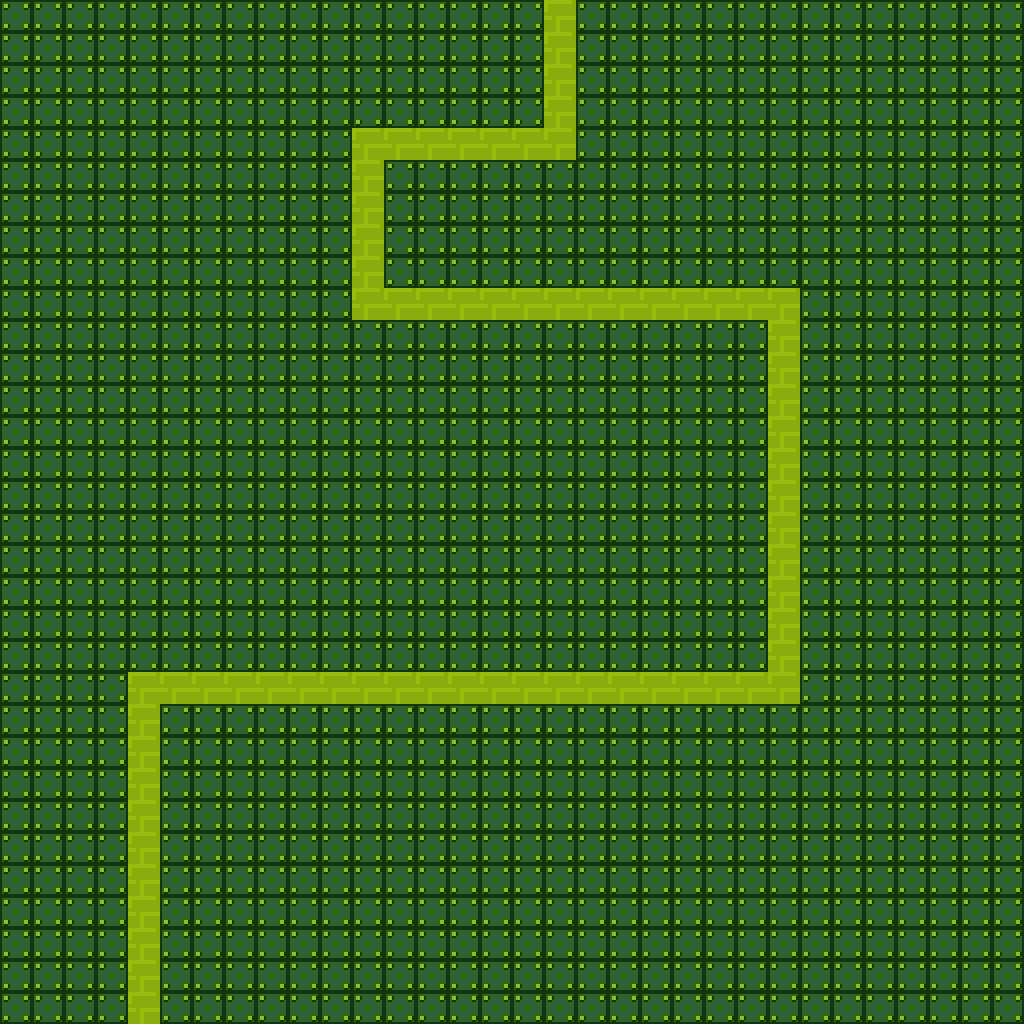

This is a level from a 2D game, rendered from its Tiled map with the project's own tilesets. A one-line summary and the complete map file follow:
An orthogonal 32x32 tile map with 32x32 px tiles, 1 tile layer (Kachelebene 1).

<map version="1.2" tiledversion="1.3.1" orientation="orthogonal" renderorder="right-down" compressionlevel="-1" width="32" height="32" tilewidth="32" tileheight="32" infinite="0" nextlayerid="2" nextobjectid="1">
 <tileset firstgid="1" source="Tiles2D.tsx" />
 <layer id="1" name="Kachelebene 1" width="32" height="32">
  <data encoding="csv">
3,3,3,3,3,3,3,3,3,3,3,3,3,3,3,3,3,12,3,3,3,3,3,3,3,3,3,3,3,3,3,3,
3,3,3,3,3,3,3,3,3,3,3,3,3,3,3,3,3,12,3,3,3,3,3,3,3,3,3,3,3,3,3,3,
3,3,3,3,3,3,3,3,3,3,3,3,3,3,3,3,3,12,3,3,3,3,3,3,3,3,3,3,3,3,3,3,
3,3,3,3,3,3,3,3,3,3,3,3,3,3,3,3,3,12,3,3,3,3,3,3,3,3,3,3,3,3,3,3,
3,3,3,3,3,3,3,3,3,3,3,12,12,12,12,12,12,12,3,3,3,3,3,3,3,3,3,3,3,3,3,3,
3,3,3,3,3,3,3,3,3,3,3,12,3,3,3,3,3,3,3,3,3,3,3,3,3,3,3,3,3,3,3,3,
3,3,3,3,3,3,3,3,3,3,3,12,3,3,3,3,3,3,3,3,3,3,3,3,3,3,3,3,3,3,3,3,
3,3,3,3,3,3,3,3,3,3,3,12,3,3,3,3,3,3,3,3,3,3,3,3,3,3,3,3,3,3,3,3,
3,3,3,3,3,3,3,3,3,3,3,12,3,3,3,3,3,3,3,3,3,3,3,3,3,3,3,3,3,3,3,3,
3,3,3,3,3,3,3,3,3,3,3,12,12,12,12,12,12,12,12,12,12,12,12,12,12,3,3,3,3,3,3,3,
3,3,3,3,3,3,3,3,3,3,3,3,3,3,3,3,3,3,3,3,3,3,3,3,12,3,3,3,3,3,3,3,
3,3,3,3,3,3,3,3,3,3,3,3,3,3,3,3,3,3,3,3,3,3,3,3,12,3,3,3,3,3,3,3,
3,3,3,3,3,3,3,3,3,3,3,3,3,3,3,3,3,3,3,3,3,3,3,3,12,3,3,3,3,3,3,3,
3,3,3,3,3,3,3,3,3,3,3,3,3,3,3,3,3,3,3,3,3,3,3,3,12,3,3,3,3,3,3,3,
3,3,3,3,3,3,3,3,3,3,3,3,3,3,3,3,3,3,3,3,3,3,3,3,12,3,3,3,3,3,3,3,
3,3,3,3,3,3,3,3,3,3,3,3,3,3,3,3,3,3,3,3,3,3,3,3,12,3,3,3,3,3,3,3,
3,3,3,3,3,3,3,3,3,3,3,3,3,3,3,3,3,3,3,3,3,3,3,3,12,3,3,3,3,3,3,3,
3,3,3,3,3,3,3,3,3,3,3,3,3,3,3,3,3,3,3,3,3,3,3,3,12,3,3,3,3,3,3,3,
3,3,3,3,3,3,3,3,3,3,3,3,3,3,3,3,3,3,3,3,3,3,3,3,12,3,3,3,3,3,3,3,
3,3,3,3,3,3,3,3,3,3,3,3,3,3,3,3,3,3,3,3,3,3,3,3,12,3,3,3,3,3,3,3,
3,3,3,3,3,3,3,3,3,3,3,3,3,3,3,3,3,3,3,3,3,3,3,3,12,3,3,3,3,3,3,3,
3,3,3,3,12,12,12,12,12,12,12,12,12,12,12,12,12,12,12,12,12,12,12,12,12,3,3,3,3,3,3,3,
3,3,3,3,12,3,3,3,3,3,3,3,3,3,3,3,3,3,3,3,3,3,3,3,3,3,3,3,3,3,3,3,
3,3,3,3,12,3,3,3,3,3,3,3,3,3,3,3,3,3,3,3,3,3,3,3,3,3,3,3,3,3,3,3,
3,3,3,3,12,3,3,3,3,3,3,3,3,3,3,3,3,3,3,3,3,3,3,3,3,3,3,3,3,3,3,3,
3,3,3,3,12,3,3,3,3,3,3,3,3,3,3,3,3,3,3,3,3,3,3,3,3,3,3,3,3,3,3,3,
3,3,3,3,12,3,3,3,3,3,3,3,3,3,3,3,3,3,3,3,3,3,3,3,3,3,3,3,3,3,3,3,
3,3,3,3,12,3,3,3,3,3,3,3,3,3,3,3,3,3,3,3,3,3,3,3,3,3,3,3,3,3,3,3,
3,3,3,3,12,3,3,3,3,3,3,3,3,3,3,3,3,3,3,3,3,3,3,3,3,3,3,3,3,3,3,3,
3,3,3,3,12,3,3,3,3,3,3,3,3,3,3,3,3,3,3,3,3,3,3,3,3,3,3,3,3,3,3,3,
3,3,3,3,12,3,3,3,3,3,3,3,3,3,3,3,3,3,3,3,3,3,3,3,3,3,3,3,3,3,3,3,
3,3,3,3,12,3,3,3,3,3,3,3,3,3,3,3,3,3,3,3,3,3,3,3,3,3,3,3,3,3,3,3
</data>
 </layer>
</map>
